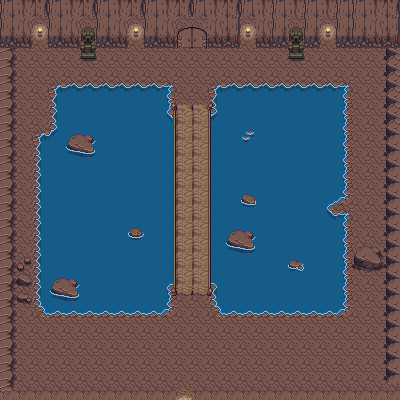

A 2D game scene composited from a Tiled map and its tileset images. What follows is a short description and the map's XML, with every tile layer's data as written:
An orthogonal 25x25 tile map with 16x16 px tiles, 2 tile layers (ground, collision), 3 tilesets and 20 objects.

<map version="1.5" tiledversion="1.7.2" orientation="orthogonal" renderorder="right-down" width="25" height="25" tilewidth="16" tileheight="16" infinite="0" nextlayerid="4" nextobjectid="24">
 <tileset firstgid="1" source="innerCave.tsx" />
 <tileset firstgid="1001" source="InnerBuildings.tsx" />
 <tileset firstgid="2001" source="overworld.tsx" />
 <layer id="1" name="ground" width="25" height="25">
  <data encoding="csv">
1,1,1,1,1,1,1,1,1,1,1,1,1,1,1,1,1,1,1,1,1,1,1,1,1,
1,1,1,1,1,1,1,1,1,1,1,1,1,1,1,1,1,1,1,1,1,1,1,1,1,
1,1,1,1,1,1,1,1,1,1,1,1,1,1,1,1,1,1,1,1,1,1,1,1,1,
1,1,1,1,1,1,1,1,1,1,1,1,1,1,1,1,1,1,1,1,1,1,1,1,1,
1,1,1,1,1,1,1,1,1,1,1,1,1,1,1,1,1,1,1,1,1,1,1,1,1,
1,1,1,281,282,282,282,282,282,282,283,1,1,281,282,282,282,282,282,282,282,283,1,1,1,
1,1,1,321,322,322,322,322,322,322,323,1,1,321,322,322,322,322,322,322,322,323,1,1,1,
1,1,1,321,322,322,322,322,322,322,324,282,282,325,322,322,322,322,322,322,322,323,1,1,1,
1,1,281,325,322,322,322,322,322,322,322,322,322,322,322,322,322,322,322,322,322,323,1,1,1,
1,1,321,322,322,322,322,322,322,322,322,322,322,322,322,322,322,322,322,322,322,323,1,1,1,
1,1,321,322,322,322,322,322,322,322,322,322,322,322,322,322,322,322,322,322,322,323,1,1,1,
1,1,321,322,322,322,322,322,322,322,322,322,322,322,322,322,322,322,322,322,322,323,1,1,1,
1,1,321,322,322,322,322,322,322,322,322,322,322,322,322,322,322,322,322,322,284,363,1,1,1,
1,1,321,322,322,322,322,322,322,322,322,322,322,322,322,322,322,322,322,322,324,283,1,1,1,
1,1,321,322,322,322,322,322,322,322,322,322,322,322,322,322,322,322,322,322,322,323,1,1,1,
1,1,321,322,322,322,322,322,322,322,322,322,322,322,322,322,322,322,322,322,322,323,1,1,1,
1,1,321,322,322,322,322,322,322,322,322,322,322,322,322,322,322,322,322,322,322,323,1,1,1,
1,1,321,322,322,322,322,322,322,322,284,362,362,285,322,322,322,322,322,322,322,323,1,1,1,
1,1,321,322,322,322,322,322,322,322,323,1,1,321,322,322,322,322,322,322,322,323,1,1,1,
1,1,361,362,362,362,362,362,362,362,363,1,1,361,362,362,362,362,362,362,362,363,1,1,1,
1,1,1,1,1,1,1,1,1,1,1,1,1,1,1,1,1,1,1,1,1,1,1,1,1,
1,1,1,1,1,1,1,1,1,1,1,1,1,1,1,1,1,1,1,1,1,1,1,1,1,
1,1,1,1,1,1,1,1,1,1,1,1,1,1,1,1,1,1,1,1,1,1,1,1,1,
1,1,1,1,1,1,1,1,1,1,1,1,1,1,1,1,1,1,1,1,1,1,1,1,1,
1,1,1,1,1,1,1,1,1,1,1,41,1,1,1,1,1,1,1,1,1,1,1,1,1
</data>
 </layer>
 <layer id="2" name="collision" width="25" height="25">
  <data encoding="csv">
122,123,124,122,123,124,122,123,124,122,123,124,122,123,124,122,123,122,123,122,123,122,122,123,124,
162,163,201,162,163,9,162,163,201,162,163,1168,1169,163,164,201,163,162,9,162,201,162,162,163,164,
202,203,241,202,203,49,202,203,241,202,203,1208,1209,203,204,241,203,202,49,202,241,202,202,203,204,
169,0,0,0,0,89,0,0,0,0,0,0,0,0,0,0,0,0,89,0,0,0,0,0,168,
169,0,0,0,0,0,0,0,0,0,0,0,0,0,0,0,0,0,0,0,0,0,0,0,168,
169,0,0,0,0,0,0,0,0,0,0,0,0,0,0,0,0,0,0,0,0,0,0,0,168,
169,0,0,0,0,0,0,0,0,0,2246,2247,2247,2248,0,0,0,0,0,0,0,0,0,0,168,
169,0,0,0,0,0,0,0,0,0,2286,2287,2287,2288,0,0,0,0,0,0,0,0,0,0,168,
169,0,0,0,290,291,0,0,0,0,2286,2287,2287,2288,0,371,0,0,0,0,0,0,0,0,170,
169,0,0,0,330,331,0,0,0,0,2286,2287,2287,2288,0,0,0,0,0,0,0,0,0,0,170,
169,0,0,0,0,0,0,0,0,0,2286,2287,2287,2288,0,0,0,0,0,0,0,0,0,0,170,
169,0,0,0,0,0,0,0,0,0,2286,2287,2287,2288,0,0,0,0,0,0,0,0,0,0,170,
169,0,0,0,0,0,0,0,0,0,2286,2287,2287,2288,0,368,0,0,0,0,0,0,0,0,170,
169,0,0,0,0,0,0,0,0,0,2286,2287,2287,2288,0,0,0,0,0,0,0,0,0,0,170,
169,0,0,0,0,0,0,0,369,0,2286,2287,2287,2288,290,291,0,0,0,0,0,0,0,0,170,
169,0,0,0,0,0,0,0,0,0,2286,2287,2287,2288,330,331,0,0,0,0,0,0,208,209,170,
169,126,0,0,0,0,0,0,0,0,2286,2287,2287,2288,0,0,0,0,370,0,0,0,248,249,170,
169,166,0,290,291,0,0,0,0,0,2286,2287,2287,2288,0,0,0,0,0,0,0,0,0,0,170,
169,206,0,330,331,0,0,0,0,0,2326,2327,2327,2328,0,0,0,0,0,0,0,0,0,0,170,
169,0,0,0,0,0,0,0,0,0,0,0,0,0,0,0,0,0,0,0,0,0,0,0,170,
169,0,0,0,0,0,0,0,0,0,0,0,0,0,0,0,0,0,0,0,0,0,0,0,170,
169,0,0,0,0,0,0,0,0,0,0,0,0,0,0,0,0,0,0,0,0,0,0,0,170,
169,0,0,0,0,0,0,0,0,0,0,0,0,0,0,0,0,0,0,0,0,0,0,0,170,
169,0,0,0,0,0,0,0,0,0,0,0,0,0,0,0,0,0,0,0,0,0,0,0,170,
171,207,207,207,207,207,207,207,207,207,207,0,207,207,207,207,207,207,207,207,207,207,207,207,207
</data>
 </layer>
 <objectgroup id="3" name="collision mask">
  <object id="1" x="56.0698" y="88.3364" width="113.198" height="225.337" />
  <object id="3" x="70.3518" y="119.545" width="102.618" height="163.978" />
  <object id="4" x="39.1431" y="137.001" width="123.248" height="176.673" />
  <object id="5" x="16.9267" y="255.488" width="15.3399" height="49.1933" />
  <object id="6" x="0" y="47.0775" width="13.224" height="352.817" />
  <object id="7" x="-0.528961" y="388.257" width="175.086" height="11.1082" />
  <object id="9" x="191.484" y="387.728" width="208.41" height="12.1661" />
  <object id="10" x="385.612" y="47.6065" width="14.8109" height="352.288" />
  <object id="11" x="352.817" y="242.264" width="30.6797" height="32.7956" />
  <object id="12" x="210.526" y="115.842" width="116.371" height="167.152" />
  <object id="13" x="216.345" y="88.3364" width="126.951" height="107.379" />
  <object id="14" x="213.171" y="216.345" width="130.124" height="97.3287" />
  <object id="16" x="341.709" y="196.244">
   <polygon points="0,0 -14.8109,10.5792 -16.3978,-5.81857" />
  </object>
  <object id="17" x="81.4599" y="25.3901" width="15.3399" height="35.4404" />
  <object id="18" x="289.341" y="25.3901" width="14.2819" height="34.9114" />
  <object id="19" x="33.8535" y="25.9191" width="14.2819" height="21.6874" />
  <object id="20" x="127.48" y="24.8611" width="15.8688" height="22.2163" />
  <object id="21" x="240.148" y="25.9191" width="15.8688" height="22.7453" />
  <object id="22" x="176.144" y="25.3901" width="30.6797" height="23.2743" />
  <object id="23" x="318.963" y="24.8611" width="16.9267" height="23.8032" />
 </objectgroup>
</map>
